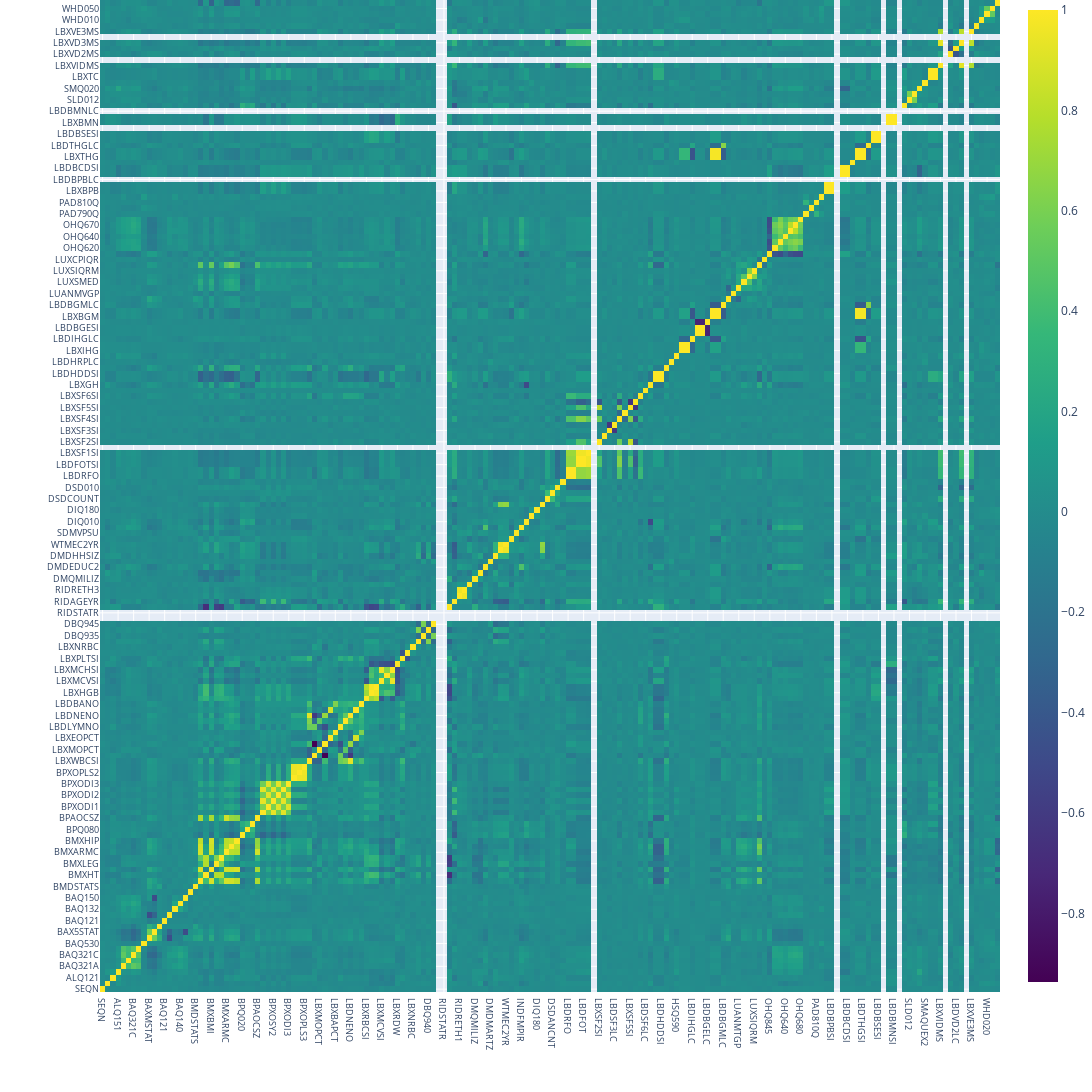

Notebook code for this chart:
### Code cell
correlation_plot()

### Figure 1 — Plotly figure (JSON) as saved in the notebook; plotly's stock layout.template omitted (floating-point values rounded to 4 significant figures; data arrays with more than 128 entries replaced by an {"elided": "..."} marker saying what was removed)
{"data": [{"colorscale": [[0, "#440154"], [0.1111, "#482878"], [0.2222, "#3e4989"], [0.3333, "#31688e"], [0.4444, "#26828e"], [0.5556, "#1f9e89"], [0.6667, "#35b779"], [0.7778, "#6ece58"], [0.8889, "#b5de2b"], [1, "#fde725"]], "type": "heatmap", "x": {"elided": "174 str values"}, "y": {"elided": "174 str values"}, "z": {"elided": "174x174 float values"}}], "layout": {"autosize": false, "height": 5000, "margin": {"b": 100, "l": 100, "r": 0, "t": 0}, "title": {"text": "Correlation Matrix for variables"}, "width": 6000, "xaxis": {"tickfont": {"size": 9}}, "yaxis": {"tickfont": {"size": 9}}}}
